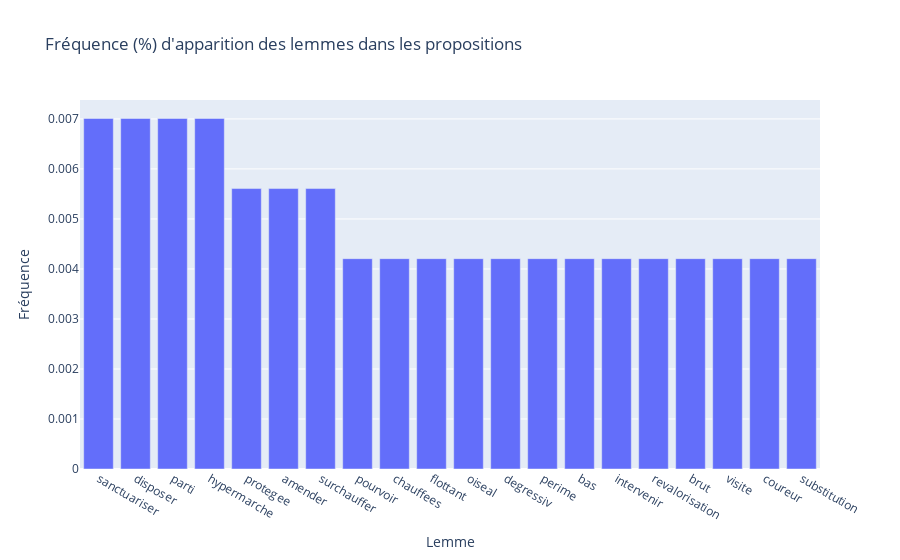

The notebook cell this image was saved under:
### Code cell
import plotly.express as px

nbLemmesAfficher = 20
fig = px.bar(freqMots.iloc[:nbLemmesAfficher,:], x = 'Lemme', y = 'Fréquence',
title = "Fréquence (%) d'apparition des lemmes dans les propositions")
fig.show()

### Figure 1 — Plotly figure (JSON) as saved in the notebook; plotly's stock layout.template omitted (floating-point values rounded to 4 significant figures)
{"data": [{"alignmentgroup": "True", "hovertemplate": "Lemme=%{x}<br>Fréquence=%{y}<extra></extra>", "legendgroup": "", "marker": {"color": "#636efa", "pattern": {"shape": ""}}, "name": "", "offsetgroup": "", "orientation": "v", "showlegend": false, "textposition": "auto", "type": "bar", "x": ["sanctuariser", "disposer", "parti", "hypermarche", "protegee", "amender", "surchauffer", "pourvoir", "chauffees", "flottant", "oiseal", "degressiv", "perime", "bas", "intervenir", "revalorisation", "brut", "visite", "coureur", "substitution"], "xaxis": "x", "y": [0.007009, 0.007009, 0.007009, 0.007009, 0.005608, 0.005608, 0.005608, 0.004206, 0.004206, 0.004206, 0.004206, 0.004206, 0.004206, 0.004206, 0.004206, 0.004206, 0.004206, 0.004206, 0.004206, 0.004206], "yaxis": "y"}], "layout": {"barmode": "relative", "legend": {"tracegroupgap": 0}, "title": {"text": "Fréquence (%) d'apparition des lemmes dans les propositions"}, "xaxis": {"anchor": "y", "domain": [0, 1], "title": {"text": "Lemme"}}, "yaxis": {"anchor": "x", "domain": [0, 1], "title": {"text": "Fréquence"}}}}
